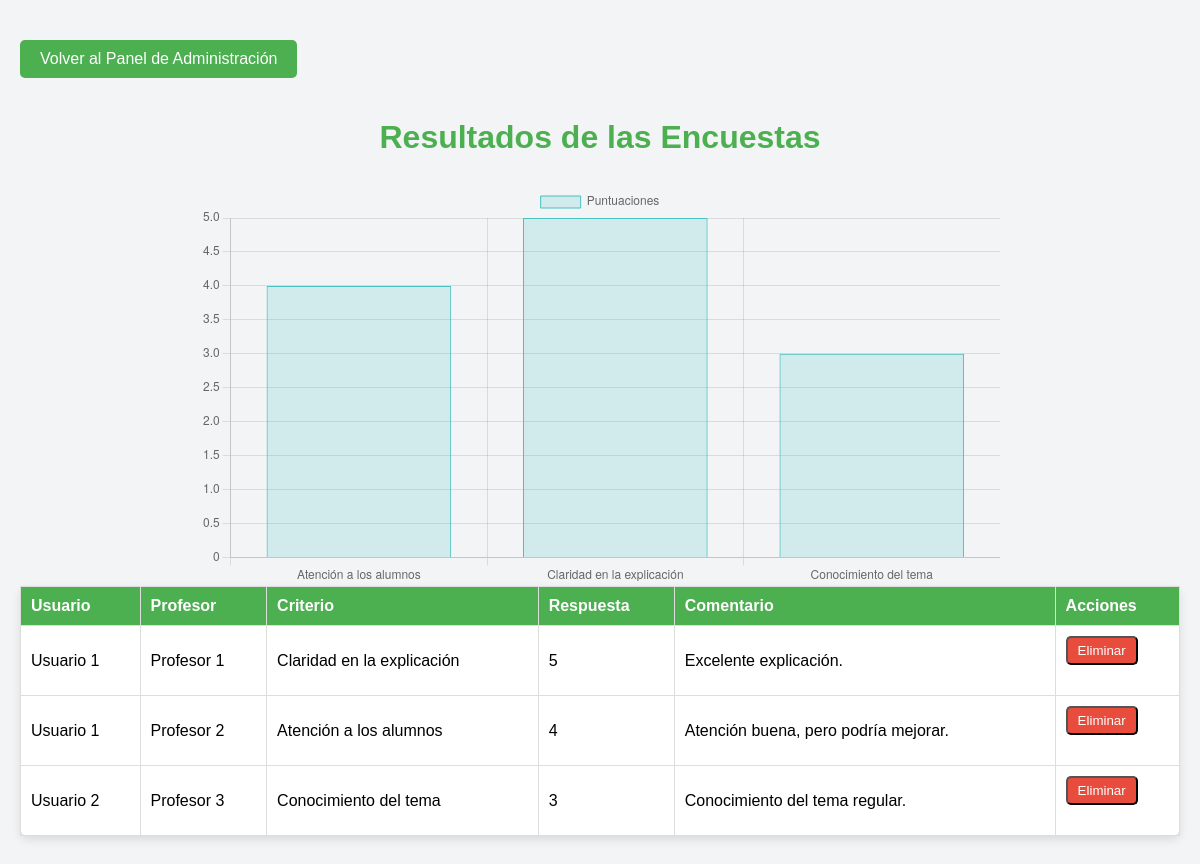
The page /controllers/RespuestaController.php (signed in) on the database its author committed.
### tables this page shows
CREATE TABLE IF NOT EXISTS respuestas (
    id INT AUTO_INCREMENT PRIMARY KEY,
    usuario_id INT NOT NULL,
    profesor_id INT NOT NULL,
    criterio_id INT NOT NULL,
    respuesta INT NOT NULL,
    comentario TEXT,
    FOREIGN KEY (usuario_id) REFERENCES usuarios(id) ON UPDATE CASCADE ON DELETE CASCADE,
    FOREIGN KEY (profesor_id) REFERENCES profesores(id) ON UPDATE CASCADE ON DELETE CASCADE,
    FOREIGN KEY (criterio_id) REFERENCES criterios(id) ON UPDATE CASCADE ON DELETE CASCADE
);

CREATE TABLE IF NOT EXISTS usuarios (
    id INT AUTO_INCREMENT PRIMARY KEY,
    nombre VARCHAR(100) NOT NULL,
    correo VARCHAR(100) NOT NULL UNIQUE,
    provincia VARCHAR(100),
    ciudad VARCHAR(100),
    telefono VARCHAR(20),
    dni VARCHAR(20) NOT NULL UNIQUE,
    contraseña VARCHAR(255) NOT NULL
);

CREATE TABLE IF NOT EXISTS profesores (
    id INT AUTO_INCREMENT PRIMARY KEY,
    nombre VARCHAR(100) NOT NULL
);

CREATE TABLE IF NOT EXISTS criterios (
    id INT AUTO_INCREMENT PRIMARY KEY,
    descripcion VARCHAR(255) NOT NULL
);

### controllers/RespuestaController.php (called while the page is built, shortened)
<?php
include '../views/respuestas/index.php';
?>

### views/respuestas/index.php (the view, shortened to what this page needs)
<!DOCTYPE html>
<html lang="es">
<head>
    <link rel="stylesheet" href="../assets/css/styles.css">
</head>
<body>
<a href="../views/public/admin.php">Volver al Panel de Administración</a>
<h1>Resultados de las Encuestas</h1>
<div class="canvas-container">
    <canvas id="resultsChart"></canvas>
</div>
<table>
    <tr>
        <th>Usuario</th>
        <th>Profesor</th>
        <th>Criterio</th>
        <th>Respuesta</th>
        <th>Comentario</th>
        <th>Acciones</th>
    </tr>
    <?php
    try {
        $conn = connectDB();
        $result = $conn->query("
            SELECT respuestas.id, usuarios.nombre AS usuario, profesores.nombre AS profesor, criterios.descripcion AS criterio, respuestas.respuesta, respuestas.comentario
            FROM respuestas
            JOIN usuarios ON respuestas.usuario_id = usuarios.id
            JOIN profesores ON respuestas.profesor_id = profesores.id
            JOIN criterios ON respuestas.criterio_id = criterios.id
        ");
        if ($result) {
            while ($row = $result->fetch_assoc()) {
                echo "<tr>";
                echo "<td>{$row['usuario']}</td>";
                echo "<td>{$row['profesor']}</td>";
                echo "<td>{$row['criterio']}</td>";
                echo "<td>{$row['respuesta']}</td>";
                echo "<td>{$row['comentario']}</td>";
                echo "<td>
                        <form action='../../controllers/RespuestaController.php' method='post' onsubmit='return confirm(\"¿Estás seguro de que deseas eliminar esta respuesta?\");'>
                            <input type='hidden' name='id' value='{$row['id']}'>
                            <input type='hidden' name='action' value='delete'>
                            <button type='submit' class='delete-button'>Eliminar</button>
                        </form>
                      </td>";
                echo "</tr>";
            }
        } else {
            echo "<tr><td colspan='6'>No se encontraron resultados.</td></tr>";
        }
    } catch (Exception $e) {
        error_log($e->getMessage());
        echo "<tr><td colspan='6'>Error al cargar la base de datos. Por favor, inténtelo más tarde.</td></tr>";
    }
    ?>
</table>
<script>
    const ctx = document.getElementById('resultsChart').getContext('2d');
    const data = {
        labels: [],
        datasets: [{
            label: 'Puntuaciones',
            data: [],
            backgroundColor: 'rgba(75, 192, 192, 0.2)',
            borderColor: 'rgba(75, 192, 192, 1)',
            borderWidth: 1
        }]
    };
    function loadChartData() {
        const criteria = [];
        const scores = [];
        <?php
        $conn = connectDB();
        $result = $conn->query("
            SELECT criterios.descripcion AS criterio, AVG(respuestas.respuesta) AS average_score
            FROM respuestas
            JOIN criterios ON respuestas.criterio_id = criterios.id
            GROUP BY criterios.descripcion
        ");
        if ($result) {
            while ($row = $result->fetch_assoc()) {
                echo "criteria.push('{$row['criterio']}');";
                echo "scores.push({$row['average_score']});";
            }
        }
        ?>
        data.labels = criteria;
        data.datasets[0].data = scores;
    }
    loadChartData();
    const resultsChart = new Chart(ctx, {
        type: 'bar',
        data: data,
        options: {
            responsive: true,
            scales: {
                y: {
                    beginAtZero: true
                }
            }
        }
    });
</script>
</body>
</html>

### views/statics/css/styles.css (style rules this page uses)
body { font-family: Arial, sans-serif; margin: 20px; background-color: #f0f8ff; }
h1 { color: #2c3e50; }
form { margin-bottom: 20px; }
table { width: 100%; border-collapse: collapse; }
table, th, td { border: 1px solid #ddd; }
th, td { padding: 10px; text-align: left; }
a { color: #3498db; text-decoration: none; }

### views/respuestas/index.php (style rules this page uses)
body { margin: 0; background-color: #f3f4f6; font-family: Arial, sans-serif; padding: 20px; }
h1 { text-align: center; color: #4CAF50; margin-bottom: 30px; }
table { width: 100%; border-collapse: collapse; margin-bottom: 30px; background-color: #fff; box-shadow: 0 4px 10px rgba(0, 0, 0, 0.1); border-radius: 8px; }
th, td { padding: 10px; text-align: left; border: 1px solid #ddd; }
th { background-color: #4CAF50; color: white; }
.canvas-container { max-width: 800px; margin: 0 auto; }
a { display: inline-block; margin: 20px 0; text-decoration: none; color: white; background-color: #4CAF50; padding: 10px 20px; border-radius: 5px; text-align: center; }
.delete-button { color: white; background-color: #e74c3c; padding: 5px 10px; border-radius: 5px; text-decoration: none; }

### rows shown on the page
respuestas: usuario.nombre "Usuario 1", profesor.nombre "Profesor 1", criterio.descripcion "Claridad en la explicación", respuesta "5", comentario "Excelente explicación."
respuestas: usuario.nombre "Usuario 1", profesor.nombre "Profesor 2", criterio.descripcion "Atención a los alumnos", respuesta "4", comentario "Atención buena, pero podría mejorar."
respuestas: usuario.nombre "Usuario 2", profesor.nombre "Profesor 3", criterio.descripcion "Conocimiento del tema", respuesta "3", comentario "Conocimiento del tema regular."

### other values the page prints
chart data {{ $row['criterio'] }} Atención a los alumnos, Claridad en la explicación, Conocimiento del tema
chart data {{ $row['average_score'] }} 4.0000, 5.0000, 3.0000
